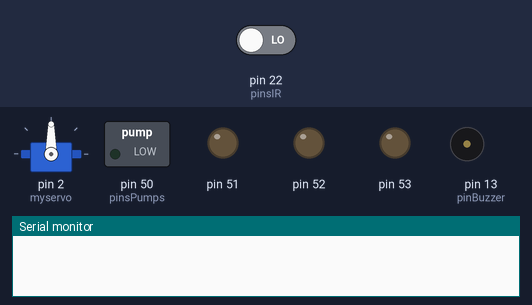
Recording of a sketch running on a simulated Arduino Mega 2560, built with avr-gcc and run on an emulated ATmega2560. On the bench: servo, switched loads named in the sketch (green lamp = pin HIGH), output pins drawn as LEDs (lit = HIGH), buzzer (waves = sounding), the last lines printed to the serial monitor. Inputs (shaded band) come from the test bench; at power-on: pin 22 (pinsIR) LOW.

Above: at 0.1 s.
At 2.2 s:
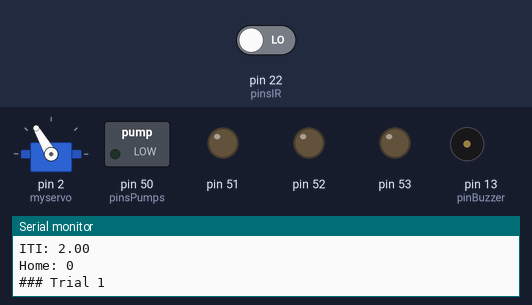
2.3 s: pin 22 (pinsIR) driven HIGH
At 4.57 s:
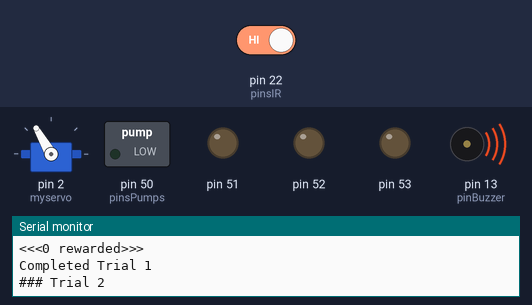
Timing chart, 0 to 6.3 s (numbered marks = the images above; inputs shaded):
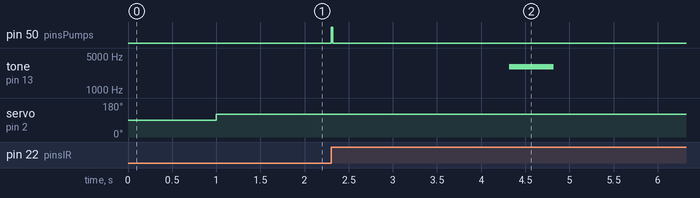

The sketch:

Radial8Arm_homeNosePoke.ino
```cpp
#include <Servo.h>

Servo myservo;  // create servo object to control a servo
// twelve servo objects can be created on most boards

int pos = 0;    // variable to store the servo position

const int pinsIR = 22;
const int pinsPumps = 50;
const int pinBuzzer = 13;

int home = 1;

int lastIR = 0;
int trialNum = 1;
int completedTrials = 0;
int pumpDur = 20;
int ITI = 2000;

unsigned long previousMillis = 0;  // will store last time LED was updated
long pumpStartTime = 0;
long trialStartTime = 0;
long delayStartTime = 0;


void setup() {
  myservo.attach(2, 500, 2500);  // attaches the servo on pin 9 to the servo object

  pinMode(pinsIR, INPUT);
  pinMode(pinsPumps, OUTPUT);
  digitalWrite(pinsPumps,LOW);

  pinMode(51, OUTPUT);
  pinMode(52, OUTPUT);
  pinMode(53, OUTPUT);
  digitalWrite(51, LOW);
  digitalWrite(52, LOW);
  digitalWrite(53, LOW);


  pinMode(pinBuzzer, OUTPUT);

  home -= 1;

  Serial.begin(115200);
  delay(1000);
  Serial.println("***** System Ready - Nosepoke Operant Box *****");
  Serial.print("ITI: "); Serial.println(ITI/1000.0);
  Serial.print("Home: "); Serial.println(home);
  Serial.print("### Trial "); Serial.println(trialNum);

  myservo.write(120);

  trialStartTime = millis();
}

// the loop function runs over and over again forever
void loop() {
  // Checks every nosepoke port and displays if entered (rising edge). If cued, then start reward dispensing.
  if (digitalRead(pinsIR) == HIGH & lastIR == 0) {
    lastIR = 1;

    Serial.print(0);
    Serial.print(" poked @ ");
    Serial.print((millis() - trialStartTime)/1000.0);
    Serial.println("s");

    digitalWrite(pinsPumps, HIGH);
    delay(pumpDur);
    digitalWrite(pinsPumps, LOW);

    Serial.print("<<<");
    Serial.print(0);
    Serial.println(" rewarded>>>");

    Serial.print("Completed Trial ");
    Serial.println(trialNum);
    delay(ITI);
    tone(pinBuzzer,3000,500);
    trialNum += 1;
    Serial.print("### Trial "); Serial.println(trialNum);
    trialStartTime = millis();
  }
  // Resets poked state once exited (falling edge).
  if (digitalRead(pinsIR) == LOW & lastIR == 1) {
    lastIR = 0;
  }

}
```

Measured:
- after the input at 2.3 s, pin 50 (pinsPumps): LOW → HIGH at once, → LOW 0.02 s later; tone on pin 13 (pinBuzzer): silent → 3000 Hz after 2.0 s, → silent 0.50 s later
